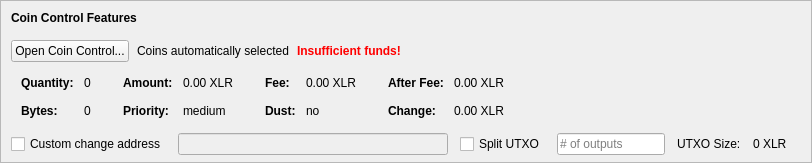
    <widget class="QFrame" name="frameCoinControl">
     <property name="sizePolicy">
      <sizepolicy hsizetype="Expanding" vsizetype="Expanding">
       <horstretch>0</horstretch>
       <verstretch>0</verstretch>
      </sizepolicy>
     </property>
     <property name="maximumSize">
      <size>
       <width>16777215</width>
       <height>16777215</height>
      </size>
     </property>
     <property name="frameShape">
      <enum>QFrame::StyledPanel</enum>
     </property>
     <property name="frameShadow">
      <enum>QFrame::Sunken</enum>
     </property>
     <layout class="QVBoxLayout" name="verticalLayoutCoinControl2">
      <property name="spacing">
       <number>0</number>
      </property>
      <property name="leftMargin">
       <number>0</number>
      </property>
      <property name="topMargin">
       <number>0</number>
      </property>
      <property name="rightMargin">
       <number>0</number>
      </property>
      <property name="bottomMargin">
       <number>6</number>
      </property>
      <item>
       <layout class="QVBoxLayout" name="verticalLayoutCoinControl" stretch="0,0,0,0,1">
        <property name="spacing">
         <number>0</number>
        </property>
        <property name="leftMargin">
         <number>10</number>
        </property>
        <property name="topMargin">
         <number>10</number>
        </property>
        <item>
         <layout class="QHBoxLayout" name="horizontalLayoutCoinControl1">
          <property name="bottomMargin">
           <number>15</number>
          </property>
          <item>
           <widget class="QLabel" name="labelCoinControlFeatures">
            <property name="sizePolicy">
             <sizepolicy hsizetype="Preferred" vsizetype="Maximum">
              <horstretch>0</horstretch>
              <verstretch>0</verstretch>
             </sizepolicy>
            </property>
            <property name="font">
             <font>
              <weight>75</weight>
              <bold>true</bold>
             </font>
            </property>
            <property name="styleSheet">
             <string notr="true">font-weight:bold;</string>
            </property>
            <property name="text">
             <string>Coin Control Features</string>
            </property>
           </widget>
          </item>
         </layout>
        </item>
        <item>
         <layout class="QHBoxLayout" name="horizontalLayoutCoinControl2" stretch="0,0,0,0">
          <property name="spacing">
           <number>8</number>
          </property>
          <property name="bottomMargin">
           <number>10</number>
          </property>
          <item>
           <widget class="QPushButton" name="pushButtonCoinControl">
            <property name="styleSheet">
             <string notr="true"/>
            </property>
            <property name="text">
             <string>Open Coin Control...</string>
            </property>
            <property name="autoDefault">
             <bool>false</bool>
            </property>
           </widget>
          </item>
          <item>
           <widget class="QLabel" name="labelCoinControlAutomaticallySelected">
            <property name="text">
             <string>Coins automatically selected</string>
            </property>
            <property name="margin">
             <number>5</number>
            </property>
           </widget>
          </item>
          <item>
           <widget class="QLabel" name="labelCoinControlInsuffFunds">
            <property name="font">
             <font>
              <weight>75</weight>
              <bold>true</bold>
             </font>
            </property>
            <property name="styleSheet">
             <string notr="true">color:red;font-weight:bold;</string>
            </property>
            <property name="text">
             <string>Insufficient funds!</string>
            </property>
            <property name="margin">
             <number>5</number>
            </property>
           </widget>
          </item>
          <item>
           <spacer name="horizontalSpacerCoinControl">
            <property name="orientation">
             <enum>Qt::Horizontal</enum>
            </property>
            <property name="sizeHint" stdset="0">
             <size>
              <width>40</width>
              <height>1</height>
             </size>
            </property>
           </spacer>
          </item>
         </layout>
        </item>
        <item>
         <widget class="QWidget" name="widgetCoinControl" native="true">
          <property name="sizePolicy">
           <sizepolicy hsizetype="Preferred" vsizetype="Preferred">
            <horstretch>0</horstretch>
            <verstretch>0</verstretch>
           </sizepolicy>
          </property>
          <property name="minimumSize">
           <size>
            <width>0</width>
            <height>0</height>
           </size>
          </property>
          <property name="styleSheet">
           <string notr="true"/>
          </property>
          <layout class="QHBoxLayout" name="horizontalLayoutCoinControl5">
           <property name="leftMargin">
            <number>0</number>
           </property>
           <property name="topMargin">
            <number>0</number>
           </property>
           <property name="rightMargin">
            <number>0</number>
           </property>
           <property name="bottomMargin">
            <number>0</number>
           </property>
           <item>
            <layout class="QHBoxLayout" name="horizontalLayoutCoinControl3" stretch="0,0,0,1">
             <property name="spacing">
              <number>20</number>
             </property>
             <property name="topMargin">
              <number>0</number>
             </property>
             <property name="bottomMargin">
              <number>10</number>
             </property>
             <item>
              <layout class="QFormLayout" name="formLayoutCoinControl1">
               <property name="horizontalSpacing">
                <number>10</number>
               </property>
               <property name="verticalSpacing">
                <number>14</number>
               </property>
               <property name="leftMargin">
                <number>10</number>
               </property>
               <property name="topMargin">
                <number>4</number>
               </property>
               <property name="rightMargin">
                <number>6</number>
               </property>
               <item row="0" column="0">
                <widget class="QLabel" name="labelCoinControlQuantityText">
                 <property name="font">
                  <font>
                   <weight>75</weight>
                   <bold>true</bold>
                  </font>
                 </property>
                 <property name="text">
                  <string>Quantity:</string>
                 </property>
                 <property name="margin">
                  <number>0</number>
                 </property>
                </widget>
               </item>
               <item row="0" column="1">
                <widget class="QLabel" name="labelCoinControlQuantity">
                 <property name="cursor">
                  <cursorShape>IBeamCursor</cursorShape>
                 </property>
                 <property name="contextMenuPolicy">
                  <enum>Qt::ActionsContextMenu</enum>
                 </property>
                 <property name="text">
                  <string notr="true">0</string>
                 </property>
                 <property name="margin">
                  <number>0</number>
                 </property>
                 <property name="textInteractionFlags">
                  <set>Qt::LinksAccessibleByMouse|Qt::TextSelectableByKeyboard|Qt::TextSelectableByMouse</set>
                 </property>
                </widget>
               </item>
               <item row="1" column="0">
                <widget class="QLabel" name="labelCoinControlBytesText">
                 <property name="font">
                  <font>
                   <weight>75</weight>
                   <bold>true</bold>
                  </font>
                 </property>
                 <property name="text">
                  <string>Bytes:</string>
                 </property>
                </widget>
               </item>
               <item row="1" column="1">
                <widget class="QLabel" name="labelCoinControlBytes">
                 <property name="cursor">
                  <cursorShape>IBeamCursor</cursorShape>
                 </property>
                 <property name="contextMenuPolicy">
                  <enum>Qt::ActionsContextMenu</enum>
                 </property>
                 <property name="text">
                  <string notr="true">0</string>
                 </property>
                 <property name="textInteractionFlags">
                  <set>Qt::LinksAccessibleByMouse|Qt::TextSelectableByKeyboard|Qt::TextSelectableByMouse</set>
                 </property>
                </widget>
               </item>
              </layout>
             </item>
             <item>
              <layout class="QFormLayout" name="formLayoutCoinControl2">
               <property name="horizontalSpacing">
                <number>10</number>
               </property>
               <property name="verticalSpacing">
                <number>14</number>
               </property>
               <property name="leftMargin">
                <number>6</number>
               </property>
               <property name="topMargin">
                <number>4</number>
               </property>
               <property name="rightMargin">
                <number>6</number>
               </property>
               <item row="0" column="0">
                <widget class="QLabel" name="labelCoinControlAmountText">
                 <property name="font">
                  <font>
                   <weight>75</weight>
                   <bold>true</bold>
                  </font>
                 </property>
                 <property name="text">
                  <string>Amount:</string>
                 </property>
                 <property name="margin">
                  <number>0</number>
                 </property>
                </widget>
               </item>
               <item row="0" column="1">
                <widget class="QLabel" name="labelCoinControlAmount">
                 <property name="cursor">
                  <cursorShape>IBeamCursor</cursorShape>
                 </property>
                 <property name="contextMenuPolicy">
                  <enum>Qt::ActionsContextMenu</enum>
                 </property>
                 <property name="text">
                  <string notr="true">0.00 XLR</string>
                 </property>
                 <property name="textInteractionFlags">
                  <set>Qt::LinksAccessibleByMouse|Qt::TextSelectableByKeyboard|Qt::TextSelectableByMouse</set>
                 </property>
                </widget>
               </item>
               <item row="1" column="0">
                <widget class="QLabel" name="labelCoinControlPriorityText">
                 <property name="font">
                  <font>
                   <weight>75</weight>
                   <bold>true</bold>
                  </font>
                 </property>
                 <property name="text">
                  <string>Priority:</string>
                 </property>
                </widget>
               </item>
               <item row="1" column="1">
                <widget class="QLabel" name="labelCoinControlPriority">
                 <property name="cursor">
                  <cursorShape>IBeamCursor</cursorShape>
                 </property>
                 <property name="contextMenuPolicy">
                  <enum>Qt::ActionsContextMenu</enum>
                 </property>
                 <property name="text">
                  <string>medium</string>
                 </property>
                 <property name="textInteractionFlags">
                  <set>Qt::LinksAccessibleByMouse|Qt::TextSelectableByKeyboard|Qt::TextSelectableByMouse</set>
                 </property>
                </widget>
               </item>
              </layout>
             </item>
             <item>
              <layout class="QFormLayout" name="formLayoutCoinControl3">
               <property name="horizontalSpacing">
                <number>10</number>
               </property>
               <property name="verticalSpacing">
                <number>14</number>
               </property>
               <property name="leftMargin">
                <number>6</number>
               </property>
               <property name="topMargin">
                <number>4</number>
               </property>
               <property name="rightMargin">
                <number>6</number>
               </property>
               <item row="0" column="0">
                <widget class="QLabel" name="labelCoinControlFeeText">
                 <property name="font">
                  <font>
                   <weight>75</weight>
                   <bold>true</bold>
                  </font>
                 </property>
                 <property name="text">
                  <string>Fee:</string>
                 </property>
                 <property name="margin">
                  <number>0</number>
                 </property>
                </widget>
               </item>
               <item row="0" column="1">
                <widget class="QLabel" name="labelCoinControlFee">
                 <property name="cursor">
                  <cursorShape>IBeamCursor</cursorShape>
                 </property>
                 <property name="contextMenuPolicy">
                  <enum>Qt::ActionsContextMenu</enum>
                 </property>
                 <property name="text">
                  <string notr="true">0.00 XLR</string>
                 </property>
                 <property name="textInteractionFlags">
                  <set>Qt::LinksAccessibleByMouse|Qt::TextSelectableByKeyboard|Qt::TextSelectableByMouse</set>
                 </property>
                </widget>
               </item>
               <item row="1" column="0">
                <widget class="QLabel" name="labelCoinControlLowOutputText">
                 <property name="font">
                  <font>
                   <weight>75</weight>
                   <bold>true</bold>
                  </font>
                 </property>
                 <property name="text">
                  <string>Dust:</string>
                 </property>
                </widget>
               </item>
               <item row="1" column="1">
                <widget class="QLabel" name="labelCoinControlLowOutput">
                 <property name="cursor">
                  <cursorShape>IBeamCursor</cursorShape>
                 </property>
                 <property name="contextMenuPolicy">
                  <enum>Qt::ActionsContextMenu</enum>
                 </property>
                 <property name="text">
                  <string>no</string>
                 </property>
                 <property name="textInteractionFlags">
                  <set>Qt::LinksAccessibleByMouse|Qt::TextSelectableByKeyboard|Qt::TextSelectableByMouse</set>
                 </property>
                </widget>
               </item>
              </layout>
             </item>
             <item>
              <layout class="QFormLayout" name="formLayoutCoinControl4">
               <property name="horizontalSpacing">
                <number>10</number>
               </property>
               <property name="verticalSpacing">
                <number>14</number>
               </property>
               <property name="leftMargin">
                <number>6</number>
               </property>
               <property name="topMargin">
                <number>4</number>
               </property>
               <property name="rightMargin">
                <number>6</number>
               </property>
               <item row="0" column="0">
                <widget class="QLabel" name="labelCoinControlAfterFeeText">
                 <property name="font">
                  <font>
                   <weight>75</weight>
                   <bold>true</bold>
                  </font>
                 </property>
                 <property name="text">
                  <string>After Fee:</string>
                 </property>
                 <property name="margin">
                  <number>0</number>
                 </property>
                </widget>
               </item>
               <item row="0" column="1">
                <widget class="QLabel" name="labelCoinControlAfterFee">
                 <property name="cursor">
                  <cursorShape>IBeamCursor</cursorShape>
                 </property>
                 <property name="contextMenuPolicy">
                  <enum>Qt::ActionsContextMenu</enum>
                 </property>
                 <property name="text">
                  <string notr="true">0.00 XLR</string>
                 </property>
                 <property name="textInteractionFlags">
                  <set>Qt::LinksAccessibleByMouse|Qt::TextSelectableByKeyboard|Qt::TextSelectableByMouse</set>
                 </property>
                </widget>
               </item>
               <item row="1" column="0">
                <widget class="QLabel" name="labelCoinControlChangeText">
                 <property name="font">
                  <font>
                   <weight>75</weight>
                   <bold>true</bold>
                  </font>
                 </property>
                 <property name="text">
                  <string>Change:</string>
                 </property>
                </widget>
               </item>
               <item row="1" column="1">
                <widget class="QLabel" name="labelCoinControlChange">
                 <property name="cursor">
                  <cursorShape>IBeamCursor</cursorShape>
                 </property>
                 <property name="contextMenuPolicy">
                  <enum>Qt::ActionsContextMenu</enum>
                 </property>
                 <property name="text">
                  <string notr="true">0.00 XLR</string>
                 </property>
                 <property name="textInteractionFlags">
                  <set>Qt::LinksAccessibleByMouse|Qt::TextSelectableByKeyboard|Qt::TextSelectableByMouse</set>
                 </property>
                </widget>
               </item>
              </layout>
             </item>
            </layout>
           </item>
          </layout>
         </widget>
        </item>
        <item>
         <layout class="QHBoxLayout" name="horizontalLayoutCoinControl4" stretch="0,0,0,0,0,0,0">
          <property name="spacing">
           <number>12</number>
          </property>
          <property name="sizeConstraint">
           <enum>QLayout::SetDefaultConstraint</enum>
          </property>
          <property name="topMargin">
           <number>5</number>
          </property>
          <property name="rightMargin">
           <number>5</number>
          </property>
          <item>
           <widget class="QCheckBox" name="checkBoxCoinControlChange">
            <property name="toolTip">
             <string>If this is activated, but the change address is empty or invalid, change will be sent to a newly generated address.</string>
            </property>
            <property name="text">
             <string>Custom change address</string>
            </property>
           </widget>
          </item>
          <item>
           <widget class="QValidatedLineEdit" name="lineEditCoinControlChange">
            <property name="enabled">
             <bool>false</bool>
            </property>
            <property name="sizePolicy">
             <sizepolicy hsizetype="Expanding" vsizetype="Fixed">
              <horstretch>0</horstretch>
              <verstretch>0</verstretch>
             </sizepolicy>
            </property>
           </widget>
          </item>
          <item>
           <widget class="QCheckBox" name="splitBlockCheckBox">
            <property name="text">
             <string>Split UTXO</string>
            </property>
           </widget>
          </item>
          <item>
           <widget class="QLineEdit" name="splitBlockLineEdit">
            <property name="sizePolicy">
             <sizepolicy hsizetype="Fixed" vsizetype="Fixed">
              <horstretch>50</horstretch>
              <verstretch>0</verstretch>
             </sizepolicy>
            </property>
            <property name="placeholderText">
             <string># of outputs</string>
            </property>
           </widget>
          </item>
          <item>
           <widget class="QLabel" name="labelBlockSizeText">
            <property name="text">
             <string>UTXO Size:</string>
            </property>
           </widget>
          </item>
          <item>
           <widget class="QLabel" name="labelBlockSize">
            <property name="text">
             <string>0 XLR</string>
            </property>
           </widget>
          </item>
          <item>
           <widget class="QLabel" name="labelCoinControlChangeLabel">
            <property name="sizePolicy">
             <sizepolicy hsizetype="Preferred" vsizetype="Expanding">
              <horstretch>0</horstretch>
              <verstretch>0</verstretch>
             </sizepolicy>
            </property>
            <property name="minimumSize">
             <size>
              <width>0</width>
              <height>0</height>
             </size>
            </property>
            <property name="text">
             <string/>
            </property>
            <property name="margin">
             <number>3</number>
            </property>
           </widget>
          </item>
         </layout>
        </item>
        <item>
         <spacer name="verticalSpacerCoinControl">
          <property name="orientation">
           <enum>Qt::Vertical</enum>
          </property>
          <property name="sizeHint" stdset="0">
           <size>
            <width>800</width>
            <height>1</height>
           </size>
          </property>
         </spacer>
        </item>
       </layout>
      </item>
     </layout>
    </widget>
